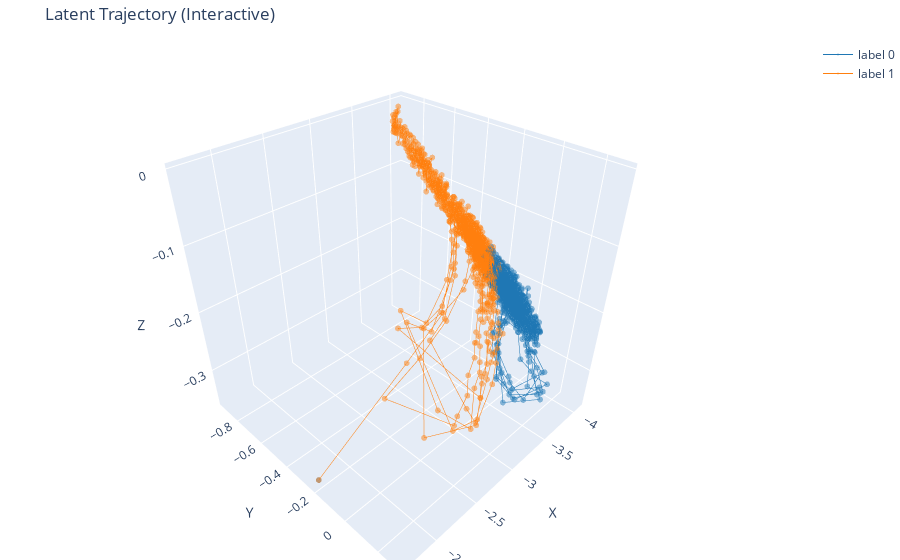

The notebook cell saved with this chart:
### Code cell
z_latent, _ = model.encoder(dataset.neural.data.unsqueeze(0).unsqueeze(0))
z_latent = z_latent.squeeze()
plot_latent_trajectory_interactive(z_latent, labels_lorenz, markersize=2)

### Figure 1 — Plotly figure (JSON) as saved in the notebook; plotly's stock layout.template omitted (floating-point values rounded to 4 significant figures; data arrays with more than 128 entries replaced by an {"elided": "..."} marker saying what was removed)
{"data": [{"line": {"color": "rgb(31,119,180)", "width": 1}, "marker": {"color": "rgb(31,119,180)", "opacity": 0.5, "size": 2}, "mode": "lines+markers", "name": "label 0", "showlegend": true, "type": "scatter3d", "x": [-1.678], "y": [-0.2163], "z": [-0.355]}, {"line": {"color": "rgb(255,127,14)", "width": 1}, "marker": {"color": "rgb(255,127,14)", "opacity": 0.5, "size": 2}, "mode": "lines+markers", "name": "label 1", "showlegend": true, "type": "scatter3d", "x": {"elided": "132 float values"}, "y": {"elided": "132 float values"}, "z": {"elided": "132 float values"}}, {"line": {"color": "rgb(31,119,180)", "width": 1}, "marker": {"color": "rgb(31,119,180)", "opacity": 0.5, "size": 2}, "mode": "lines+markers", "name": "label 0", "showlegend": false, "type": "scatter3d", "x": {"elided": "852 float values"}, "y": {"elided": "852 float values"}, "z": {"elided": "852 float values"}}, {"line": {"color": "rgb(255,127,14)", "width": 1}, "marker": {"color": "rgb(255,127,14)", "opacity": 0.5, "size": 2}, "mode": "lines+markers", "name": "label 1", "showlegend": false, "type": "scatter3d", "x": {"elided": "161 float values"}, "y": {"elided": "161 float values"}, "z": {"elided": "161 float values"}}, {"line": {"color": "rgb(31,119,180)", "width": 1}, "marker": {"color": "rgb(31,119,180)", "opacity": 0.5, "size": 2}, "mode": "lines+markers", "name": "label 0", "showlegend": false, "type": "scatter3d", "x": {"elided": "716 float values"}, "y": {"elided": "716 float values"}, "z": {"elided": "716 float values"}}, {"line": {"color": "rgb(255,127,14)", "width": 1}, "marker": {"color": "rgb(255,127,14)", "opacity": 0.5, "size": 2}, "mode": "lines+markers", "name": "label 1", "showlegend": false, "type": "scatter3d", "x": {"elided": "167 float values"}, "y": {"elided": "167 float values"}, "z": {"elided": "167 float values"}}, {"line": {"color": "rgb(31,119,180)", "width": 1}, "marker": {"color": "rgb(31,119,180)", "opacity": 0.5, "size": 2}, "mode": "lines+markers", "name": "label 0", "showlegend": false, "type": "scatter3d", "x": {"elided": "157 float values"}, "y": {"elided": "157 float values"}, "z": {"elided": "157 float values"}}, {"line": {"color": "rgb(255,127,14)", "width": 1}, "marker": {"color": "rgb(255,127,14)", "opacity": 0.5, "size": 2}, "mode": "lines+markers", "name": "label 1", "showlegend": false, "type": "scatter3d", "x": {"elided": "607 float values"}, "y": {"elided": "607 float values"}, "z": {"elided": "607 float values"}}, {"line": {"color": "rgb(31,119,180)", "width": 1}, "marker": {"color": "rgb(31,119,180)", "opacity": 0.5, "size": 2}, "mode": "lines+markers", "name": "label 0", "showlegend": false, "type": "scatter3d", "x": {"elided": "582 float values"}, "y": {"elided": "582 float values"}, "z": {"elided": "582 float values"}}, {"line": {"color": "rgb(255,127,14)", "width": 1}, "marker": {"color": "rgb(255,127,14)", "opacity": 0.5, "size": 2}, "mode": "lines+markers", "name": "label 1", "showlegend": false, "type": "scatter3d", "x": {"elided": "154 float values"}, "y": {"elided": "154 float values"}, "z": {"elided": "154 float values"}}, {"line": {"color": "rgb(31,119,180)", "width": 1}, "marker": {"color": "rgb(31,119,180)", "opacity": 0.5, "size": 2}, "mode": "lines+markers", "name": "label 0", "showlegend": false, "type": "scatter3d", "x": {"elided": "307 float values"}, "y": {"elided": "307 float values"}, "z": {"elided": "307 float values"}}, {"line": {"color": "rgb(255,127,14)", "width": 1}, "marker": {"color": "rgb(255,127,14)", "opacity": 0.5, "size": 2}, "mode": "lines+markers", "name": "label 1", "showlegend": false, "type": "scatter3d", "x": {"elided": "163 float values"}, "y": {"elided": "163 float values"}, "z": {"elided": "163 float values"}}, {"line": {"color": "rgb(31,119,180)", "width": 1}, "marker": {"color": "rgb(31,119,180)", "opacity": 0.5, "size": 2}, "mode": "lines+markers", "name": "label 0", "showlegend": false, "type": "scatter3d", "x": {"elided": "155 float values"}, "y": {"elided": "155 float values"}, "z": {"elided": "155 float values"}}, {"line": {"color": "rgb(255,127,14)", "width": 1}, "marker": {"color": "rgb(255,127,14)", "opacity": 0.5, "size": 2}, "mode": "lines+markers", "name": "label 1", "showlegend": false, "type": "scatter3d", "x": {"elided": "458 float values"}, "y": {"elided": "458 float values"}, "z": {"elided": "458 float values"}}, {"line": {"color": "rgb(31,119,180)", "width": 1}, "marker": {"color": "rgb(31,119,180)", "opacity": 0.5, "size": 2}, "mode": "lines+markers", "name": "label 0", "showlegend": false, "type": "scatter3d", "x": {"elided": "402 float values"}, "y": {"elided": "402 float values"}, "z": {"elided": "402 float values"}}], "layout": {"margin": {"b": 0, "l": 0, "r": 0, "t": 40}, "scene": {"xaxis": {"title": {"text": "X"}}, "yaxis": {"title": {"text": "Y"}}, "zaxis": {"title": {"text": "Z"}}}, "title": {"text": "Latent Trajectory (Interactive)"}}}
